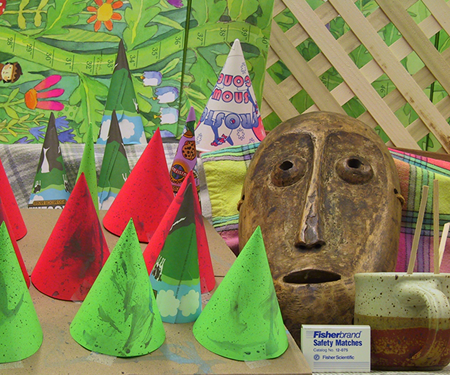
#> input picture images/cones_image_02.png, 450 x 375 px
$ python main.py
#> lines starting #> are read from the running program, lines starting #| are printed output that depends on the picture
### utils.py
import cv2


def read_colour_image(filepath):
#> called with filepath = 'images/cones_image_02.png'
    image = cv2.imread(filepath)
#> image is the input picture: shape (375, 450, 3); mean B, G, R 82.3, 130.2, 132.6

    # cv2 reads images in BGR order by default
    image = cv2.cvtColor(image, cv2.COLOR_BGR2RGB)

    # cv2 reads PNG files as uint8 by default which can cause issues when computing negative
    # values, so cast the array to int
    image = image.astype(int)
#> call 2 of read_colour_image, with filepath = 'images/cones_image_06.png'
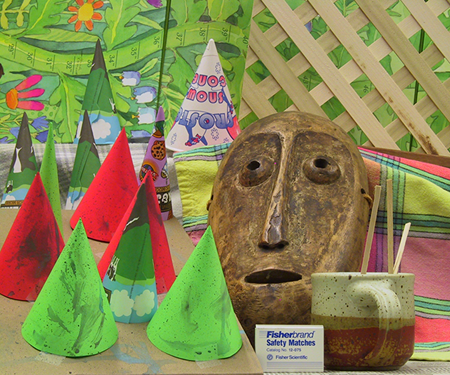
#> input picture images/cones_image_06.png, 450 x 375 px
#> in read_colour_image, image is the input picture: shape (375, 450, 3); mean B, G, R 83.6, 133.3, 137.4

    return image


# [4 lines left out: function read_grayscale_image, not called in this run]


def write_image(filepath, image):
    cv2.imwrite(filepath, image)

### stereo.py
import matplotlib.pyplot as plt
import numpy as np
from tqdm import tqdm

from utils import write_image


def compute_disparity_image(Il, Ir, bbox, window_size=7):
    """
    Returns a disparity image estimated from two stereo images.

    A local, fixed-support stereo correspondence algorithm is used for estimation.
    Specifically, a window-based method using the sum-of-absolute-difference (SAD) similarity
    measure is implemented.

    Parameters:
    Il (numpy.ndarray): left stereo image.
        Shape: (height, width, channels)

    Ir (numpy.ndarray): right stereo image.
        Shape: (height, width, channels)

    bbox (numpy.ndarray): bounding box relative to the left image containing top left corner and
    bottom right corner (inclusive).
        Shape: (2, 2), where the first column is the top left corner and the second column is the
        bottom right corner. Height is v and width is u.

    window_size (int): the size of the square window used to compute SAD.

    Returns:
    (numpy.ndarray): estimated disparity image
        Shape: (v, u)
    """
#> called with bbox = array of shape (2, 2), window_size = 7
    x_i = bbox[0, 0]
    x_f = bbox[0, 1]
    y_i = bbox[1, 0]
    y_f = bbox[1, 1]
    u = x_f - x_i + 1
    v = y_f - y_i + 1

    Id = np.zeros((v, u), dtype=int)

    r = window_size // 2
    total_iterations = len(range(y_i + r, y_f - r + 1)) * len(
        range(x_i + r, x_f - r + 1)
    )
    progress_bar = tqdm(total=total_iterations)
    for y in range(y_i + r, y_f - r + 1):
        for x in range(x_i + r, x_f - r + 1):
            window_left = Il[y - r : y + r + 1, x - r : x + r + 1, :]
            window_right = Ir[y - r : y + r + 1, x - r : x + r + 1, :]

            # Note for `window_left - window_right` in the line below: if the numpy arrays
            # are using unsigned integers then there will be an overflow when the difference
            # is negative. The solution is to cast the numpy array to type int.
            #
            # >>> numpy.uint32(0) - numpy.uint32(1)
            # 4294967295
            minimum_SAD = np.sum(np.abs(window_left - window_right))

            disparity = 0
            for d in range(1, 64):
                if x - r - d < 0:
                    break
                window_right = Ir[y - r : y + r + 1, x - r - d : x + r + 1 - d, :]
                current_SAD = np.sum(np.abs(window_left - window_right))
                if current_SAD < minimum_SAD:
                    minimum_SAD = current_SAD
                    disparity = d
            Id[y - y_i, x - x_i] = disparity
            progress_bar.update(1)
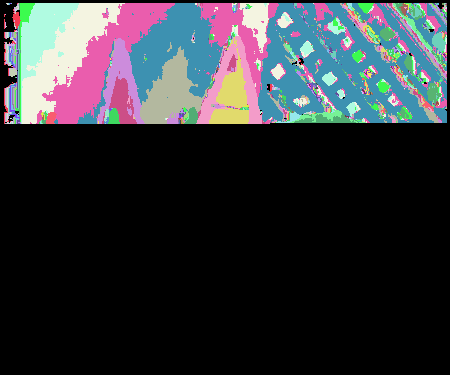
#> Id: shape (375, 450) int64; 63 distinct labels, from 0 to 63; one colour per label, 0 black
    progress_bar.close()
    return Id


# [30 lines left out: functions compute_disparity_score, visualize_disparity, not called in this run]

### main.py
import numpy as np

from stereo import (compute_disparity_image, compute_disparity_score,
                    visualize_disparity)
from utils import read_colour_image, read_grayscale_image, write_image

if __name__ == "__main__":
    Il = read_colour_image("images/cones_image_02.png")
    Ir = read_colour_image("images/cones_image_06.png")
    bbox = np.array([[0, 449], [0, 374]])

#> (the run stopped early here; a loop or call above may not have finished)
